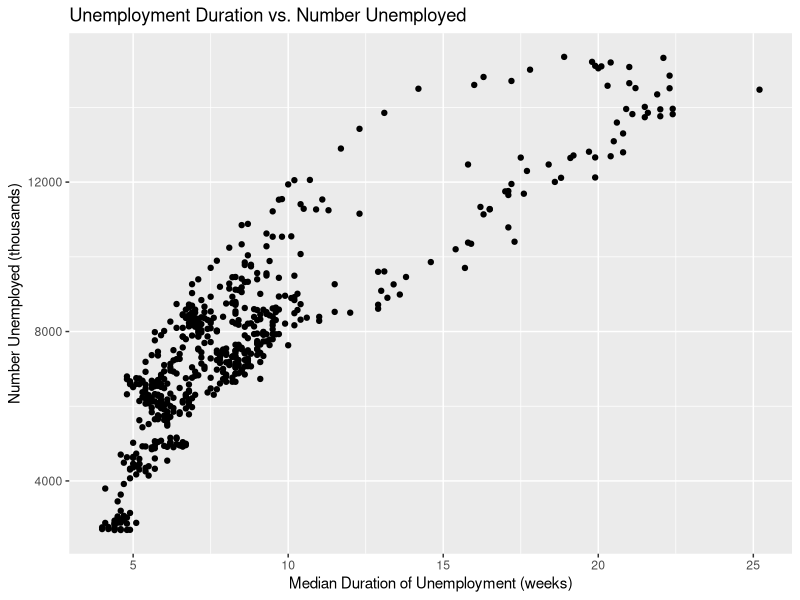
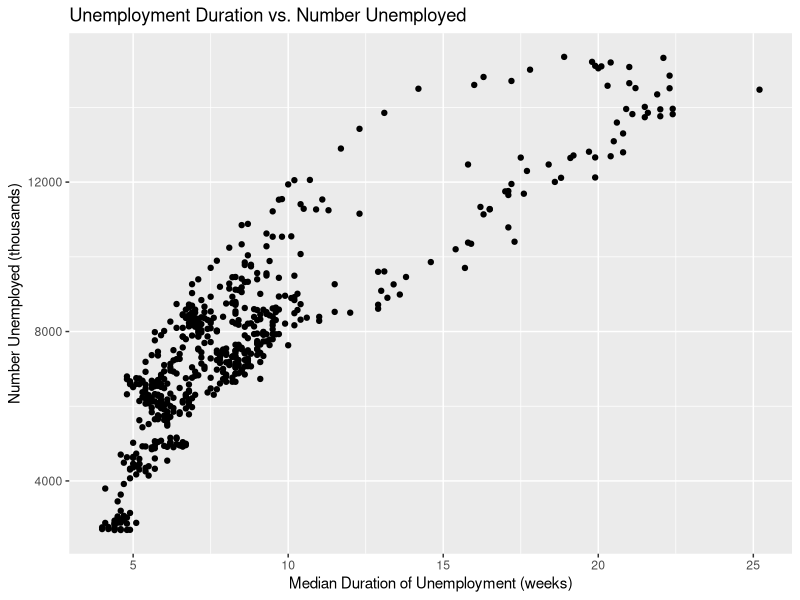

The R script that drew these images, in order:
## ---- chunk 1
X <- "This is my first assignment"
X # printing to confirm the assignment worked
## ---- chunk 2
# Examples adapted from ?paste help documentation
paste("a", "b", "c") # default separator is a space
paste0("a", "b", "c") # no separator between elements
paste("a", "b", "c", sep = "") # same effect as paste0()
paste(c("a","b"), collapse = "-") # collapses vector into single string
## ---- chunk 3
X <- paste(X, "and I'm loving it!")
X # printing to confirm the concatenation worked
## ---- chunk 4
Y <- c(2, 3, 4, 5)
Y <- Y * 2
Y # printing to confirm the vector was updated
## ---- chunk 5
X
Y
## ---- chunk 6
max(Y)
min(Y)
## ---- chunk 7
# install.packages("ggplot2") # commented out since already installed
library(ggplot2)
head(economics)
## ---- chunk 8
plot <- ggplot(data = economics, aes(x = uempmed, y = unemploy)) +
  geom_point()

plot +
  labs(title = "Unemployment Duration vs. Number Unemployed",
       x = "Median Duration of Unemployment (weeks)",
       y = "Number Unemployed (thousands)")
## ---- chunk 9
#| label: fig-unemployment
#| fig-cap: "Relationship between unemployment duration and number of people unemployed."
#| fig-width: 5
#| fig-asp: 0.6

economics |>
  ggplot(aes(x = uempmed, y = unemploy)) +
  geom_point() +
  labs(title = "Unemployment Duration vs. Number Unemployed",
       x = "Median Duration of Unemployment (weeks)",
       y = "Number Unemployed (thousands)")
